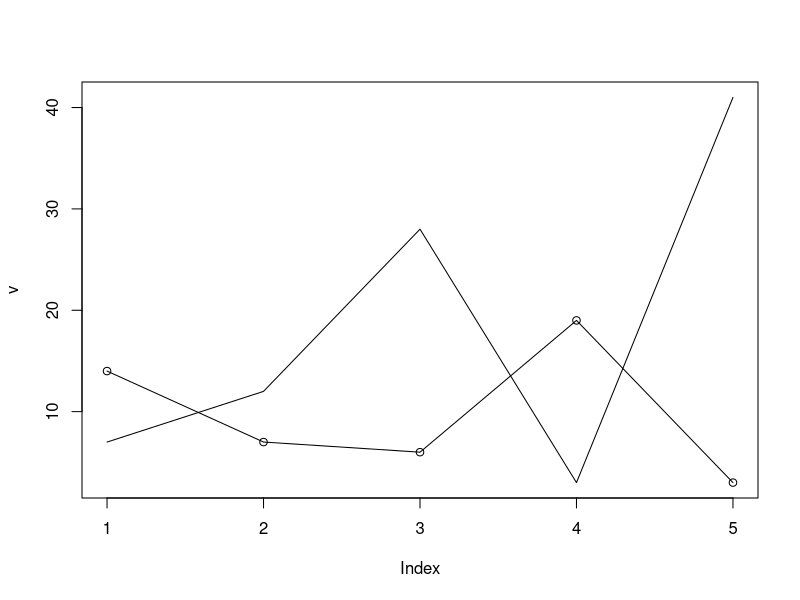

Reproduce this figure in R. (Note: this script raises an error after producing the figure.)

#line base graph---------------------

v <- c(7,12,28,3,41)
t <- c(14,7,6,19,3)

plot(v,type = "l")
lines(t,type="o")

data("AirPassengers")
view(AirPassengers)
plot(AirPassengers,type = "l",col = "darkred",main = "line graph", xlab = "year", ylab = "Data", xlim = c(1948,1960))     
lines(AirPassengers-100, col = "green") 
par(mfrow = c(2,3))
plot(AirPassengers,type = "s",col = "blue",labels =T)
plot(AirPassengers,type = "S",col = "blue",labels =T)     
plot(AirPassengers,type = "h",col = "blue",labels =T)
plot(AirPassengers,type = "b",col = "blue",labels =T)
plot(AirPassengers,type = "c",col = "blue",labels =T)
plot(AirPassengers,type= "o")

#using for loop in line graph----------------------------

x =  c(1:5)
y = x
par(pch = 15,col = "blue")
par(mfrow = c(2,3))
opt = c("s","l","o","p","S","h")

for (i in 1:length(opt))
{
  heading = paste("type" ,  opt[i])
  plot(x,y,type= opt[i], main = heading)
}
a=c(1:5)
b=c(5,3,4,5,5)
c=c(4,5,4,3,1)

#legend==============

plot(b~a, col = "blue",lty = 6,lwd = 2,pch = 10, type = "b",main = "line chart")
lines(c~a,col = "red",lty = 6,lwd = 2, pch = 19, type = "b")
?legend
?par
legend("bottomright", legend = c("group1" ,"group2"),col = c("blue","red"),pch = c(10,19),bty = "c",cex = 1,text.col = "black",pt.cex = 1)

#reverserang--------------------

u =  c(1:5)
v = c(50:54)
par(mfrow = c(2,2))
plot(u,v, ylim = rev(range(v)),col = "red",lwd = 1.2,lty = 1,type = "o")
plot(u,v,col = "red",lwd = 1,lty = 1.2,type = "o")
plot(v~u)
plot(u,v,xlim = rev(range(u)),type="o",col = "blue")




